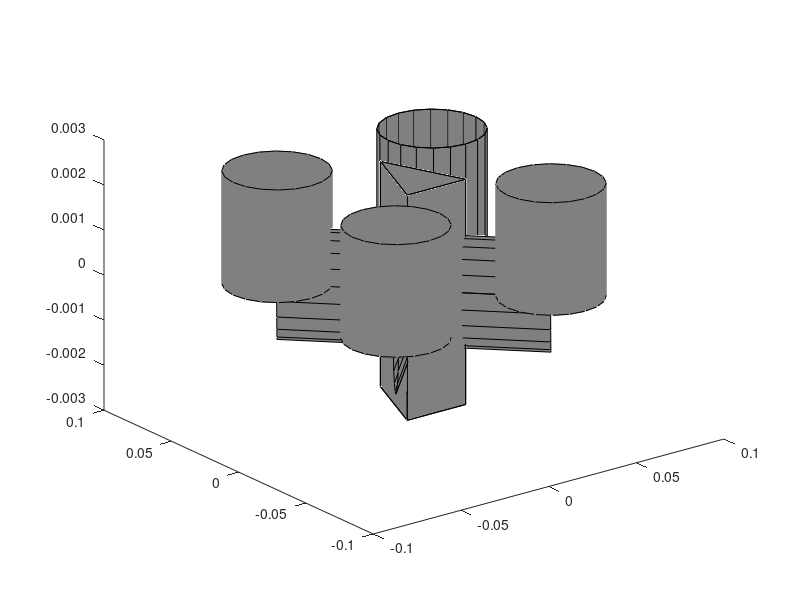

Reproduce this figure in MATLAB.
function [h] = quadrotor(varargin)

bodyColor           = 0.5*[1 1 1];
boomColor           = 0.5*[1 1 1];
propColor           = 0.5*[1 1 1];
edgeColor           = 'k';
linestyle           = '-';
scale               = 0.25;
setroll             = false;
setpitch            = false;
setyaw              = false;

%% Parse Inputs
if nargin>2 && isnumeric(varargin{1}) && isnumeric(varargin{2}) && isnumeric(varargin{3})
    x = varargin{1};
    y = varargin{2};
    z = varargin{3};
    assert(isscalar(x)==1, 'quad input x must be a scalar.')
    assert(isscalar(y)==1, 'quad input y must be a scalar.')
    assert(isscalar(z)==1, 'quad input z must be a scalar.')
else
    x = 0;
    y = 0;
    z = 0;
end

tmp = strncmpi(varargin, 'body', 4);
if any(tmp)
    bodyColor = varargin{find(tmp)+1};
end

tmp = strncmpi(varargin, 'boom', 4);
if any(tmp)
    boomColor = varargin{find(tmp)+1};
end

tmp = strncmpi(varargin, 'prop', 4);
if any(tmp)
    propColor = varargin{find(tmp)+1};
end

tmp = strncmpi(varargin, 'lines', 5);
if any(tmp)
    linestyle = varargin{find(tmp)+1};
end

tmp = strncmpi(varargin,'linecol',7)|strncmpi(varargin,'edgecol',3); 
if any(tmp)
    edgeColor = varargin{find(tmp)+1}; 
end

tmp = strcmpi(varargin,'scale');  
if any(tmp) 
    scale = varargin{find(tmp)+1}; 
    assert(isscalar(scale)==1,'It may seem redundant, but the scale must be a scalar.')
end

tmp = strncmpi(varargin, 'roll', 4);
if any(tmp)
    setroll = true;
    roll = varargin{find(tmp)+1};
end

tmp = strncmpi(varargin, 'pitch', 5);
if any(tmp)
    setpitch = true;
    pitch = varargin{find(tmp)+1};
end

tmp = strncmpi(varargin, 'yaw', 3);
if any(tmp)
    setyaw = true;
    yaw = varargin{find(tmp)+1};
end

%% Dimensions
bodyWidth           = 0.1*scale;
bodyHeight          = 0.1*bodyWidth;
boomLength          = 0.25*scale;
boomRadius          = 0.02*boomLength;
propRadius          = 0.10*scale;
propHeight          = 0.1*propRadius;

%% Determine if a figure is already open
initialHoldState    = 0;
SetView = isempty(get(gcf,'CurrentAxes'));

if ~SetView
    if ishold
        initialHoldState = 1;
    else
        cla;
        SetView     = true;
    end
end

%% Draw surfaces
% body
p1 = [x-bodyWidth/1.5, y-bodyWidth/1.5, z];
p2 = [x+bodyWidth/1.5, y-bodyWidth/1.5, z];
p3 = [x, y+bodyWidth, z];
p = [p1;p2;p3];
if ~initialHoldState
    hold on
end

h(1) = fill3(p(:,1),p(:,2),p(:,3)-bodyHeight,bodyColor);
h(2) = fill3(p(:,1),p(:,2),p(:,3)+bodyHeight,bodyColor);
h(3) = fill3([p1(1),p2(1),p2(1),p1(1)],...
             [p1(2),p2(2),p2(2),p1(2)],...
             [p1(3)+bodyHeight,p2(3)+bodyHeight,p2(3)-bodyHeight,p1(3)-bodyHeight],...
             bodyColor);
h(4) = fill3([p1(1),p3(1),p3(1),p1(1)],...
             [p1(2),p3(2),p3(2),p1(2)],...
             [p1(3)+bodyHeight,p3(3)+bodyHeight,p3(3)-bodyHeight,p1(3)-bodyHeight],...
             bodyColor);
h(5) = fill3([p2(1),p3(1),p3(1),p2(1)],...
             [p2(2),p3(2),p3(2),p2(2)],...
             [p2(3)+bodyHeight,p3(3)+bodyHeight,p3(3)-bodyHeight,p2(3)-bodyHeight],...
             bodyColor);

% boom
[xboom, zboom, yboom] = cylinder(boomRadius);
h(6) = surface([x-xboom,x+xboom],...
                [y-yboom*boomLength,y+yboom*boomLength],...
                [z-zboom,z+zboom],...
                'faceColor',boomColor,'linestyle',linestyle,'edgeColor',edgeColor);
h(7) = surface([x-xboom,x+xboom],...
                [y-yboom*boomLength,y+yboom*boomLength],...
                [z-zboom,z+zboom],...
                'faceColor',boomColor,'linestyle',linestyle,'edgeColor',edgeColor);
rotate(h(6),[0 0 1],45,[x,y,z]);
rotate(h(7),[0 0 1],-45,[x y z]);

% prop
[xprop, yprop, zprop] = cylinder(propRadius);
xlocation1 = x+sqrt(boomLength^2/2);
ylocation1 = y+sqrt(boomLength^2/2);
xlocation2 = x-sqrt(boomLength^2/2);
ylocation2 = y-sqrt(boomLength^2/2);
xlocation3 = x-sqrt(boomLength^2/2);
ylocation3 = y+sqrt(boomLength^2/2);
xlocation4 = x+sqrt(boomLength^2/2);
ylocation4 = y-sqrt(boomLength^2/2);
h(8) = surface([xlocation1+xprop],...
                [ylocation1+yprop],...
                [z+zprop*propHeight],...
                'faceColor',propColor,'linestyle',linestyle,'edgeColor',edgeColor);
h(9) = surface([xlocation2+xprop],...
                [ylocation2+yprop],...
                [z+zprop*propHeight],...
                'faceColor',propColor,'linestyle',linestyle,'edgeColor',propColor);
h(10) = surface([xlocation3+xprop],...
                [ylocation3+yprop],...
                [z+zprop*propHeight],...
                'faceColor',propColor,'linestyle',linestyle,'edgeColor',propColor);
h(11) = surface([xlocation4+xprop],...
                [ylocation4+yprop],...
                [z+zprop*propHeight],...
                'faceColor',propColor,'linestyle',linestyle,'edgeColor',propColor);
propFactor = 1;
% This code below fills in the rotor section of each quadcopter
h(12) = fill3(xlocation1+xprop(1,:)*propFactor,ylocation1+yprop(1,:)*propFactor,z+zprop(1,:)+propHeight,propColor, 'FaceAlpha',0.3);
h(13) = fill3(xlocation1+xprop(1,:)*propFactor,ylocation1+yprop(1,:)*propFactor,z+zprop(1,:),propColor,'FaceAlpha',0.3);
h(14) = fill3(xlocation2+xprop(1,:)*propFactor,ylocation2+yprop(1,:)*propFactor,z+zprop(1,:)+propHeight,propColor,'FaceAlpha',0.3);
h(15) = fill3(xlocation2+xprop(1,:)*propFactor,ylocation2+yprop(1,:)*propFactor,z+zprop(1,:),propColor,'FaceAlpha',0.3);
h(16) = fill3(xlocation3+xprop(1,:)*propFactor,ylocation3+yprop(1,:)*propFactor,z+zprop(1,:)+propHeight,propColor,'FaceAlpha',0.3);
h(17) = fill3(xlocation3+xprop(1,:)*propFactor,ylocation3+yprop(1,:)*propFactor,z+zprop(1,:),propColor,'FaceAlpha',0.3);
h(18) = fill3(xlocation4+xprop(1,:)*propFactor,ylocation4+yprop(1,:)*propFactor,z+zprop(1,:)+propHeight,propColor,'FaceAlpha',0.3);
h(19) = fill3(xlocation4+xprop(1,:)*propFactor,ylocation4+yprop(1,:)*propFactor,z+zprop(1,:),propColor,'FaceAlpha',0.3);

%% Set roll, pitch, yaw
if setroll
    rotate(h,[0 1 0],roll,[x y z]);
end

if setpitch
    rotate(h,[1 0 0],pitch,[x y z]);
end

if setyaw
    rotate(h,[0 0 1],yaw-90,[x y z]);
end

% %% Set view
% if SetView
%     view([140 30]);
%     axis tight equal
%     lighting gouraud
%     camlight
% else
%     axis auto
% end
